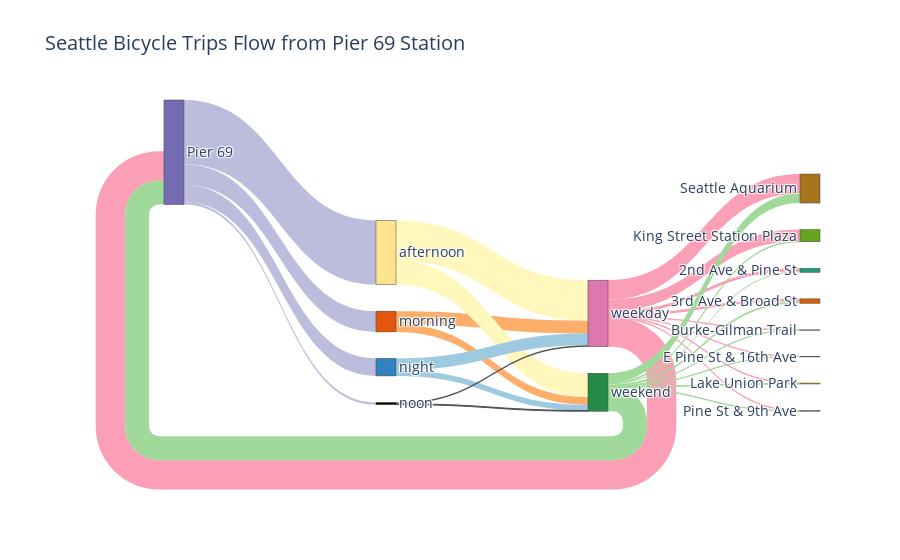

Notebook code for this chart:
### Code cell
link = dict(source = source, target = target, value = value, color=color_link)
node = dict(label = label,color=color_node)
data = go.Sankey(link = link, node=node)

sankey = go.Figure(data)
sankey.update_layout(title_text='Seattle Bicycle Trips Flow from Pier 69 Station',font_size=14)
init_notebook_mode(connected=True)
iplot(sankey)

### Figure 1 — Plotly figure (JSON) as saved in the notebook; plotly's stock layout.template omitted (floating-point values rounded to 4 significant figures)
{"data": [{"link": {"color": ["#bcbddc", "#bcbddc", "#bcbddc", "#bcbddc", "#fdae6b", "#fdae6b", "#fff7bc", "#fff7bc", "#9ecae1", "#9ecae1", "#525252", "#525252", "#fa9fb5", "#fa9fb5", "#fa9fb5", "#fa9fb5", "#fa9fb5", "#fa9fb5", "#fa9fb5", "#fa9fb5", "#fa9fb5", "#a1d99b", "#a1d99b", "#a1d99b", "#a1d99b", "#a1d99b", "#a1d99b", "#a1d99b", "#a1d99b", "#a1d99b"], "source": [0, 0, 0, 0, 1, 1, 2, 2, 3, 3, 4, 4, 5, 5, 5, 5, 5, 5, 5, 5, 5, 6, 6, 6, 6, 6, 6, 6, 6, 6], "target": [1, 2, 3, 4, 5, 6, 5, 6, 5, 6, 5, 6, 7, 8, 9, 10, 11, 12, 0, 13, 14, 7, 8, 9, 10, 11, 12, 0, 13, 14], "value": [1636, 5066, 1379, 172, 1034, 602, 3185, 1881, 924, 455, 109, 63, 223, 183, 2, 2, 927, 34, 2318, 33, 1530, 87, 164, 2, 1, 35, 41, 1891, 19, 761]}, "node": {"color": ["#756bb1", "#e6550d", "#fee391", "#3182bd", "#000000", "#de77ae", "#238b45", "#1b9e77", "#d95f02", "#7570b3", "#e7298a", "#66a61e", "#e6ab02", "#756bb1", "#a6761d", "#666666"], "label": ["Pier 69", "morning", "afternoon", "night", "noon", "weekday", "weekend", "2nd Ave & Pine St", "3rd Ave & Broad St", "Burke-Gilman Trail", "E Pine St & 16th Ave", "King Street Station Plaza", "Lake Union Park", "Pine St & 9th Ave", "Seattle Aquarium"]}, "type": "sankey"}], "layout": {"font": {"size": 14}, "title": {"text": "Seattle Bicycle Trips Flow from Pier 69 Station"}}}
